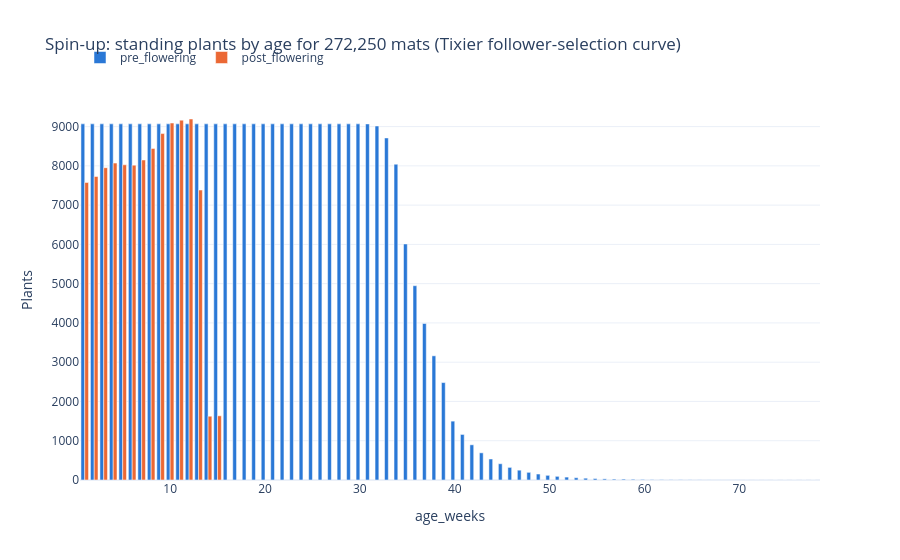

Notebook cell for this chart:
### Code cell
fig = go.Figure()
for chain, colour in [("pre_flowering", "#2a78d6"), ("post_flowering", "#eb6834")]:
    by_age = spun_up[spun_up["chain"] == chain].groupby("age_weeks")["population"].sum()
    fig.add_trace(go.Bar(x=by_age.index, y=by_age.values.round(0), name=chain, marker_color=colour))
fig.update_layout(
    barmode="group",
    title=f"Spin-up: standing plants by age for {MATS:,.0f} mats (Tixier follower-selection curve)",
    xaxis_title="age_weeks",
    yaxis_title="Plants",
    template="plotly_white",
    legend=dict(orientation="h", y=1.15),
)
fig.show()

### Figure 1 — Plotly figure (JSON) as saved in the notebook; plotly's stock layout.template omitted (floating-point values rounded to 4 significant figures)
{"data": [{"marker": {"color": "#2a78d6"}, "name": "pre_flowering", "type": "bar", "x": [1, 2, 3, 4, 5, 6, 7, 8, 9, 10, 11, 12, 13, 14, 15, 16, 17, 18, 19, 20, 21, 22, 23, 24, 25, 26, 27, 28, 29, 30, 31, 32, 33, 34, 35, 36, 37, 38, 39, 40, 41, 42, 43, 44, 45, 46, 47, 48, 49, 50, 51, 52, 53, 54, 55, 56, 57, 58, 59, 60, 61, 62, 63, 64, 65, 66, 67, 68, 69, 70, 71, 72, 73, 74, 75, 76, 77, 78], "y": [9069, 9069, 9069, 9069, 9069, 9069, 9069, 9069, 9069, 9069, 9069, 9069, 9069, 9069, 9069, 9069, 9069, 9069, 9069, 9069, 9069, 9069, 9069, 9069, 9069, 9069, 9069, 9069, 9069, 9069, 9068, 9015, 8711, 8042, 6011, 4948, 3986, 3162, 2481, 1499, 1160, 896, 692, 535, 414, 321, 250, 195, 152, 119, 93, 74, 58, 46, 37, 29, 23, 23, 19, 15, 12, 10, 8, 8, 6, 5, 4, 3, 3, 3, 2, 2, 2, 1, 1, 1, 1, 1]}, {"marker": {"color": "#eb6834"}, "name": "post_flowering", "type": "bar", "x": [1, 2, 3, 4, 5, 6, 7, 8, 9, 10, 11, 12, 13, 14, 15], "y": [7575, 7729, 7953, 8070, 8027, 8018, 8149, 8444, 8822, 9090, 9164, 9193, 7384, 1624, 1635]}], "layout": {"barmode": "group", "legend": {"orientation": "h", "y": 1.15}, "title": {"text": "Spin-up: standing plants by age for 272,250 mats (Tixier follower-selection curve)"}, "xaxis": {"title": {"text": "age_weeks"}}, "yaxis": {"title": {"text": "Plants"}}}}
